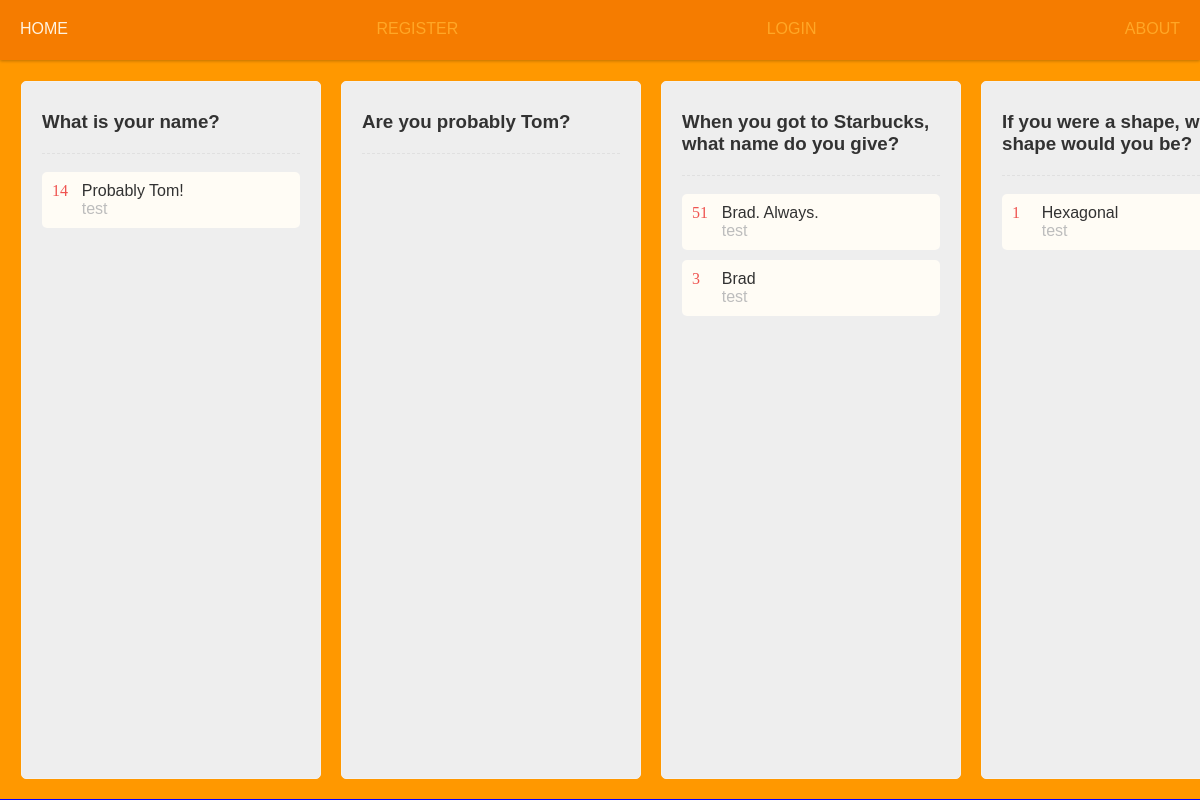
Page /quokka/ on the earlier database version.
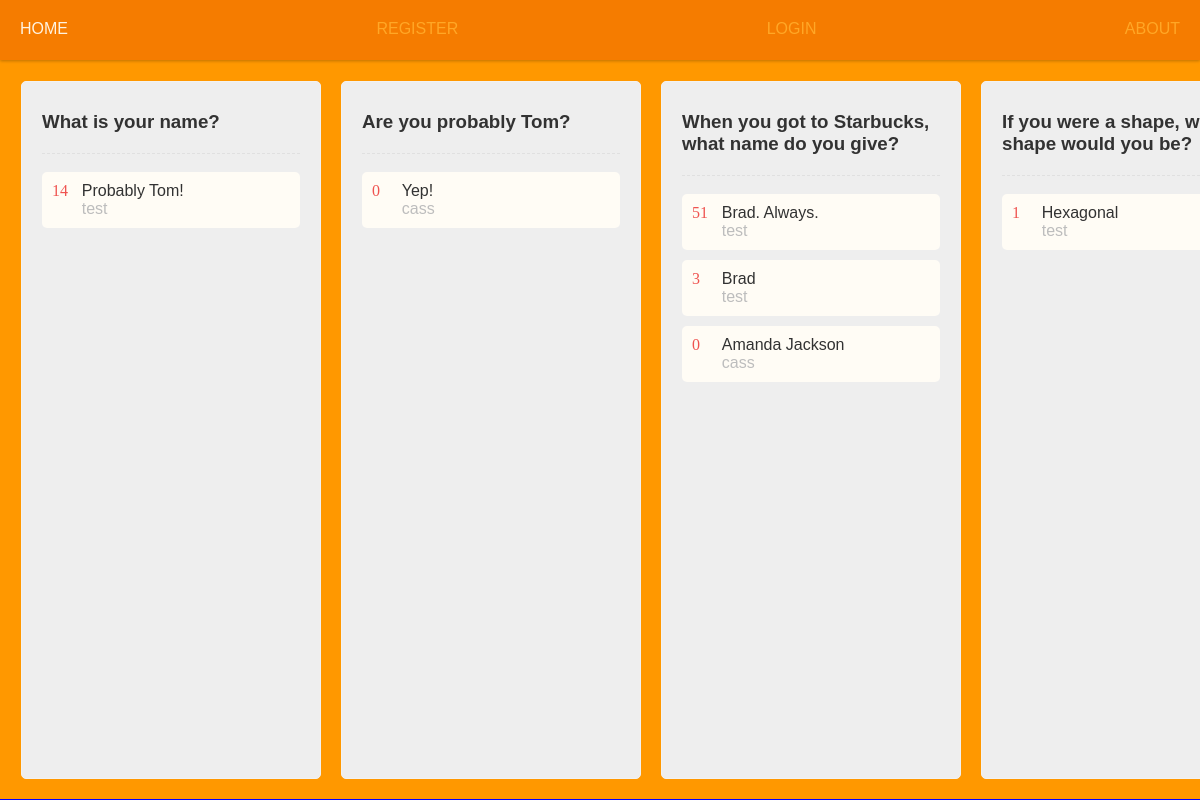
Same page on the later database version.
### quokka/models.py (models this page shows, shortened)
class Question(models.Model):
	id = models.AutoField(primary_key=True)
	text = models.CharField(max_length=512)

class Answer(models.Model):
	id = models.AutoField(primary_key=True)
	text = models.CharField(max_length=1024)
	question = models.ForeignKey(Question, on_delete=models.CASCADE)
	author = models.ForeignKey(User, on_delete=models.CASCADE)

class Vote(models.Model):
	answer = models.ForeignKey(Answer, on_delete=models.CASCADE)
	voter = models.ForeignKey(User, on_delete=models.CASCADE)
	score = models.IntegerField() # should be 1 or -1, depending on whether it's a vote up or down

### quokka/views.py (the view)
def index(request):
    question_list = Question.objects.all()
    answer_list = Answer.objects.all()
    vote_list = Vote.objects.all()
    context_dict = {'questions': question_list, 'answers': answer_list, 'votes': vote_list}
    response = render(request, 'quokka/index.html', context_dict)
    visits = int(request.COOKIES.get('visits', '1'))
    reset_last_visit_time = False
    if 'last_visit' in request.COOKIES:
        last_visit = request.COOKIES['last_visit']
        last_visit_time = datetime.strptime(last_visit[:-7], "%Y-%m-%d %H:%M:%S")
        if (datetime.now() - last_visit_time).days > 0:
            visits = visits + 1
            reset_last_visit_time = True
    else:
        reset_last_visit_time = True
        context_dict['visits'] = visits
        response = render(request, 'quokka/index.html', context_dict)
    if reset_last_visit_time:
        response.set_cookie('last_visit', datetime.now())
        response.set_cookie('visits', visits)
    return response

### quokka/templatetags/quokka_extras.py (called while the page is built)
@register.simple_tag
def get_vote_count(answer_id, votes):
	count = 0
	for vote in votes:
		if vote.answer.id == answer_id:
			if vote.score == 1:
				count += 1
			elif vote.score == -1:
				count -= 1
	return count

@register.simple_tag
def user_has_answered (question, user, answers):
	for answer in answers:
		if answer.question.id == question.id:
			if answer.author.id == user.id:
				return 1
	return 0

### templates/quokka/index.html (shortened to what this page needs)
{% extends 'base.html' %}
{% load staticfiles %}
{% load quokka_extras %}
{% block body_block %}
{% if questions %}
 	<ul class="questions">
 		{% for question in questions %}
 		<li class="question" id="q-{{ question.id }}">
 			<h3>{{ question.text }}</h3>
 			<ul class="answers">
 				{% for answer in answers %}
 					{% ifequal answer.question.id|slugify question.id|slugify %}
	 					<li class="answer" id="a-{{ answer.id }}">
	 						<div class="votes">
	 							<div class="score">
	 								{% get_vote_count answer.id votes %}
	 							</div>
	 						</div>
	 						<div class="text">
	 							{{ answer.text }}
	 							<p class="username">{{ answer.author.username }}</p>
	 						</div>
	 					</li>
 					{% endifequal %}
 				{% endfor %}
 			</ul>
 		</li>
 		{% endfor %}
 	</ul>
{% else %}
 	<p>There are no questions available.</p>
{% endif %}
{% endblock body_block %}

### templates/base.html (shortened to what this page needs)
<!DOCTYPE html>
<html lang="en">
    <head>
        {% load staticfiles %}
        <link rel="stylesheet" href="{% static 'css/style.css' %}" />
        <link href='https://maxcdn.bootstrapcdn.com/font-awesome/4.5.0/css/font-awesome.min.css', rel='stylesheet' />
    </head>
    <body>
    	<nav>
            <div class="nav-wrapper">
        	    <ul>
        	    	<li><a href="{% url 'index' %}">Home</a></li>
        	    {% if user.is_authenticated %}
        	        <li><a href="{% url 'add_answer' %}">Add an answer</a></li>
                     <li><a href="{% url 'auth_logout' %}?next=/quokka/">Logout</a></li>
        	    {% else %}
                    <li><a href="{% url 'registration_register' %}">Register</a></li>
                    <li><a href="{% url 'auth_login' %}">Login</a></li>
        	    {% endif %}
        	        <li><a href="{% url 'about' %}">About</a></li>
        	    </ul>
            </div>
    	</nav>
        <div>
            {% block body_block %}{% endblock %}
        </div>
    </body>
</html>

### static/css/style.css (style rules this page uses)
* { box-sizing: border-box; }
html, body { margin: 0; padding: 0; font-family: sans-serif; color: #323232; }
nav ul { list-style-type: none; padding-left: 0; display: flex; justify-content: space-between; margin: 0; }
.nav-wrapper { max-width: 1200px; margin: 0 auto; }
nav { background-color: #f57c00; box-shadow: 0 1px 3px rgba(0,0,0,0.10), 0 1px 3px rgba(0,0,0,0.17); position: fixed; width: 100%; z-index: 1; height: 60px; }
nav a { color: #ffa726; text-decoration: none; text-transform: uppercase; padding: 20px; display: block; transition: color 0.5s ease; }
ul.questions { list-style-type: none; border: 1px solid blue; height: 100%; position: absolute; top: 0; left: 0; right: 0; bottom: 0; padding: 80px 20px 20px 20px; display: flex; margin: 0 -10px; overflow-y: auto; background-color: #ff9800 }
li.question { vertical-align: top; flex: 1; min-width: 300px; height: 100%; overflow-y: auto; padding: 10px 20px; margin: 0 10px; border-radius: 5px; background-color: #eeeeee; border: 1px solid #f2f2f2; }
.question h3 { padding-bottom: 20px; border-bottom: 1px dashed #E0E0E0; }
ul.answers { list-style-type: none; padding-left: 0; }
li.answer { width: 100%; margin-bottom: 10px; padding: 10px; border-radius: 5px; background-color: #FFFCF5; display: flex; }
.answer .text { flex: 7; }
.answer .votes { flex: 1; font-family: 'FontAwesome'; color: #ef5350; }
.username { color: #bdbdbd; font-weight: 100; margin: 0; }

Differences in the rows shown:
added Answer: id.answer_id "0", text "Yep!", author.username "cass", shown under Question "Are you probably Tom?"
added Answer: id.answer_id "0", text "Amanda Jackson", author.username "cass", shown under Question "When you got to Starbucks, what name do you give?"
